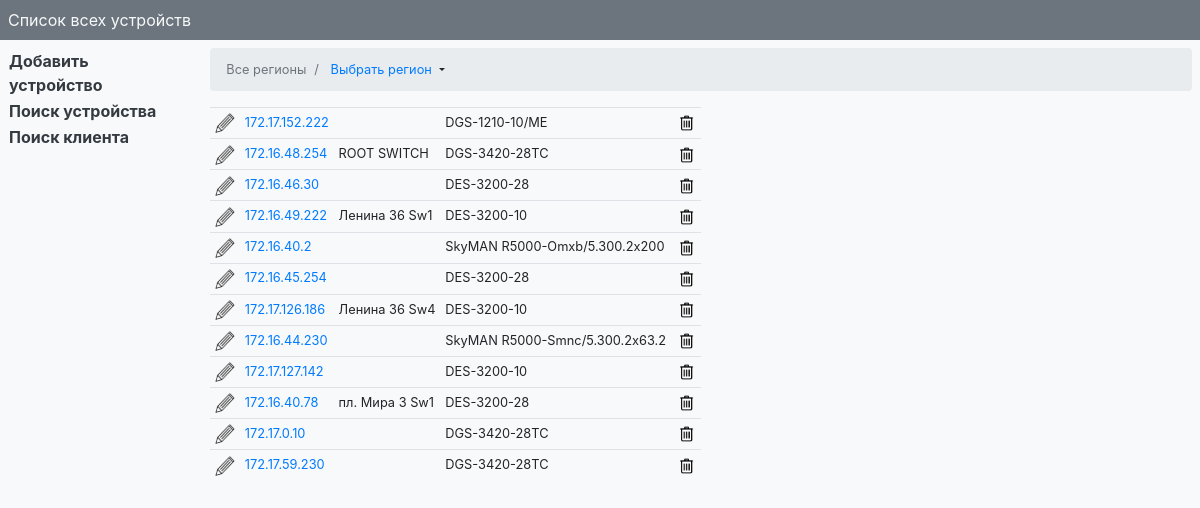
The app's page / (signed in) with its own data.
### models_device/models.py (models this page shows, shortened)
class Device(models.Model):
    model = models.ForeignKey(ModelDevices, null=True, on_delete=models.SET_NULL, help_text='модель устройства', verbose_name='Модель')
    ip = models.GenericIPAddressField(unique=True, help_text='IP нового устройства', verbose_name='IP устройства')
    incoming_port = models.CharField(max_length=10, help_text='приходящий порт', default=1, verbose_name='Приходящий порт')
    up_connect_ip = models.GenericIPAddressField(validators=[validate_up_connect_ip], help_text='IP устройства от которого подключено', verbose_name='IP вышестоящего')
    up_connect_port = models.CharField(max_length=10, help_text='порт подключения на вышестоящем устройстве', default=1, verbose_name='Порт вышестоящего')
    city = models.ForeignKey(Cities, on_delete=models.PROTECT, help_text='город подключения', verbose_name='Город')
    comment = models.TextField(blank=True, verbose_name='Комментарий', help_text='комментарий')
    update = models.DateTimeField(auto_now=True)
    class Meta:
        verbose_name = 'Установленное оборудование'
        verbose_name_plural = 'Установленное оборудование'

class ModelDevices(models.Model):
    type = models.CharField(max_length=30, verbose_name='Тип устройства')
    model = models.CharField(max_length=30, help_text='модель устройства', verbose_name='Модель')
    ports = models.PositiveSmallIntegerField(help_text='количество портов', verbose_name='Портов')
    template = models.CharField(max_length=50,help_text='имя файла с шаблоном', verbose_name='Шаблон')
    comment = models.TextField(blank=True, verbose_name='Комментарий', help_text='комментарий')
    class Meta:
        verbose_name = 'Тип и модель оборудования'
        verbose_name_plural = 'Типы и модели оборудования'
        ordering = ['model']

### models_device/views.py (the view, shortened to what this page needs)
# urls.py: path('', DeviceView.as_view(), name='dev_list'),
class DeviceView(ListView):
    template_name = "dev_list.html"
    paginate_by = 12
    def __init__(self, *args, **kwargs):
        super(DeviceView, self).__init__(*args, **kwargs)
        self.regions = Cities.all_regions()
    def _all_dev(self):
        self.kwargs["regions"] = self.regions
        return Device.objects.all().order_by('city')
    def get(self, request, *args, **kwargs):
        current_user = request.user
        if "city" in self.kwargs:
            self._action_list = [self._city, "city", "region"]
            try:
                Cities.objects.get(city=self.kwargs["city"])
            except Cities.DoesNotExist: # if there is no such city
                return redirect('device')
        elif "region" in self.kwargs:
            self._action_list = [self._region, "cities", "region"]
            if not Cities.get_reg_id(self.kwargs["region"]): # if there is no such region
                return redirect('device')
        else:
            self._action_list = [self._all_dev, "regions"]
        return super(DeviceView, self).get(request, *args, **kwargs)
    def get_context_data(self, **kwargs):
        self.context = super(DeviceView, self).get_context_data(**kwargs)
        for _key in self._action_list[1:]:
            self.context[_key] = self.kwargs[_key]
        return self.context
    def get_queryset(self):
        return self._action_list[0]()

### cities/models.py (called while the page is built)
    def all_regions():
        regions = []
        for _reg in REGIONS:
            regions.append(_reg[1])
        return regions

### models_device/templates/dev_list.html (shortened to what this page needs)
{% extends "base.html" %}
{% load static %}
{% block head %}
	{% if region %}
		{% if city %}
		<nav aria-label="breadcrumb">
		  <ol class="breadcrumb">
		  	<li class="breadcrumb-item"><a href="{% url 'device' %}">Все регионы</a></li>
		    <li class="breadcrumb-item"><a href="{% url 'dev_list_region' region %}">{{ region }}</a></li>
		    <li class="breadcrumb-item active" aria-current="page">{{ city }} </li>
		  </ol>
		</nav>
		{% else %}
			<nav aria-label="breadcrumb">
			  <ol class="breadcrumb">
			  	<li class="breadcrumb-item"><a href="{% url 'device' %}">Все регионы</a></li>
			    <li class="breadcrumb-item active" aria-current="page">{{ region }} </li>
	  				<li class="breadcrumb-item dropdown-toggle" id="dropdownMenu2" data-toggle="dropdown" aria-haspopup="true" aria-expanded="false">
	    				<a href="#">Выбрать город</a>
	  				</li>
	  				<div class="dropdown-menu" aria-labelledby="dropdownMenu2">
				{% for city in cities %}
						<a class="dropdown-item" href="{% url 'dev_list_city' region city.city %}" title="Показать подключения в городе {{ city.city }}">{{ city.city }}</a>
				{% endfor %}
					</div>
			  </ol>
			</nav>
		{% endif %}
	{% else %}
			<nav aria-label="breadcrumb">
			  <ol class="breadcrumb">
			  	<li class="breadcrumb-item active">Все регионы</li>
	  				<li class="breadcrumb-item dropdown-toggle" id="dropdownMenu2" data-toggle="dropdown" aria-haspopup="true" aria-expanded="false">
	    				<a href="#">Выбрать регион</a>
	  				</li>
			  </ol>
			</nav>
	{% endif %}
{% endblock %}
{% block main %}
			<table class="table table-sm table-hover w-50">
			{% for dev in object_list %}
			<tr>
				<td>
					{% if perms.models_device.change_device %}
	          			<a class="alert-link text-dark" href="{% url 'device_edit' dev.pk %}" data-toggle="tooltip" data-placement="top" title="Редактировать устройство">
							<img src="{% static "img/edit.png" %}" width="20" height="20">
						</a>
					{% endif %}
				</td>
				<td>
					<a href="{% url 'connections_on_dev' dev.pk %}" data-toggle="tooltip" data-placement="top" title="Показать подключения на данном устройстве">
						{{ dev.ip }}
					</a>
				<td>
					{{ dev.comment }}
				</td>
				<td>
					{{ dev.model.model }}
				</td>
				<td>
					{% if perms.models_device.delete_device %}
						<a href="" data-toggle="modal" data-target="#deleteModal{{ dev.pk }}" ><img src="{% static "img/delete.png" %}" width="20" height="20"title="Удалить устройство"></a>
					{% endif %}
				</td>
				</td>
			</tr>
			{% endfor %}
			</table>
			<div class="row">
          		<div class="col-4 p-3">
				</div>
			</div>
{% endblock %}

### records on screen
Device: ip "172.17.152.222", model.model "DGS-1210-10/ME"
Device: ip "172.16.48.254", comment "ROOT SWITCH", model.model "DGS-3420-28TC"
Device: ip "172.16.46.30", model.model "DES-3200-28"
Device: ip "172.16.49.222", comment "Ленина 36 Sw1", model.model "DES-3200-10"
Device: ip "172.16.40.2", model.model "SkyMAN R5000-Omxb/5.300.2x200"
Device: ip "172.16.45.254", model.model "DES-3200-28"
Device: ip "172.17.126.186", comment "Ленина 36 Sw4", model.model "DES-3200-10"
Device: ip "172.16.44.230", model.model "SkyMAN R5000-Smnc/5.300.2x63.2"
Device: ip "172.17.127.142", model.model "DES-3200-10"
Device: ip "172.16.40.78", comment "пл. Мира 3 Sw1", model.model "DES-3200-28"
Device: ip "172.17.0.10", model.model "DGS-3420-28TC"
Device: ip "172.17.59.230", model.model "DGS-3420-28TC"
